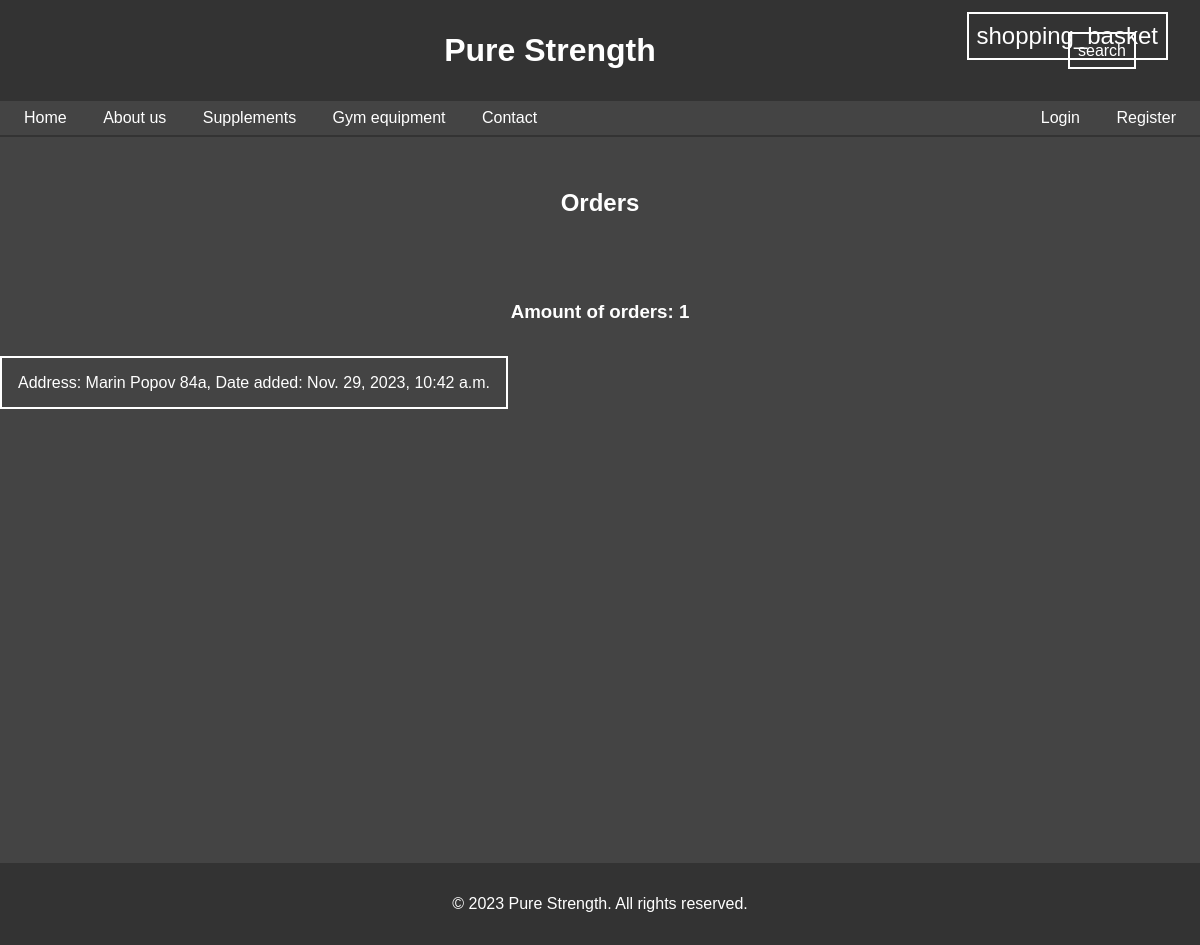
The page /orders_for_delivery/ on the database as committed earlier.
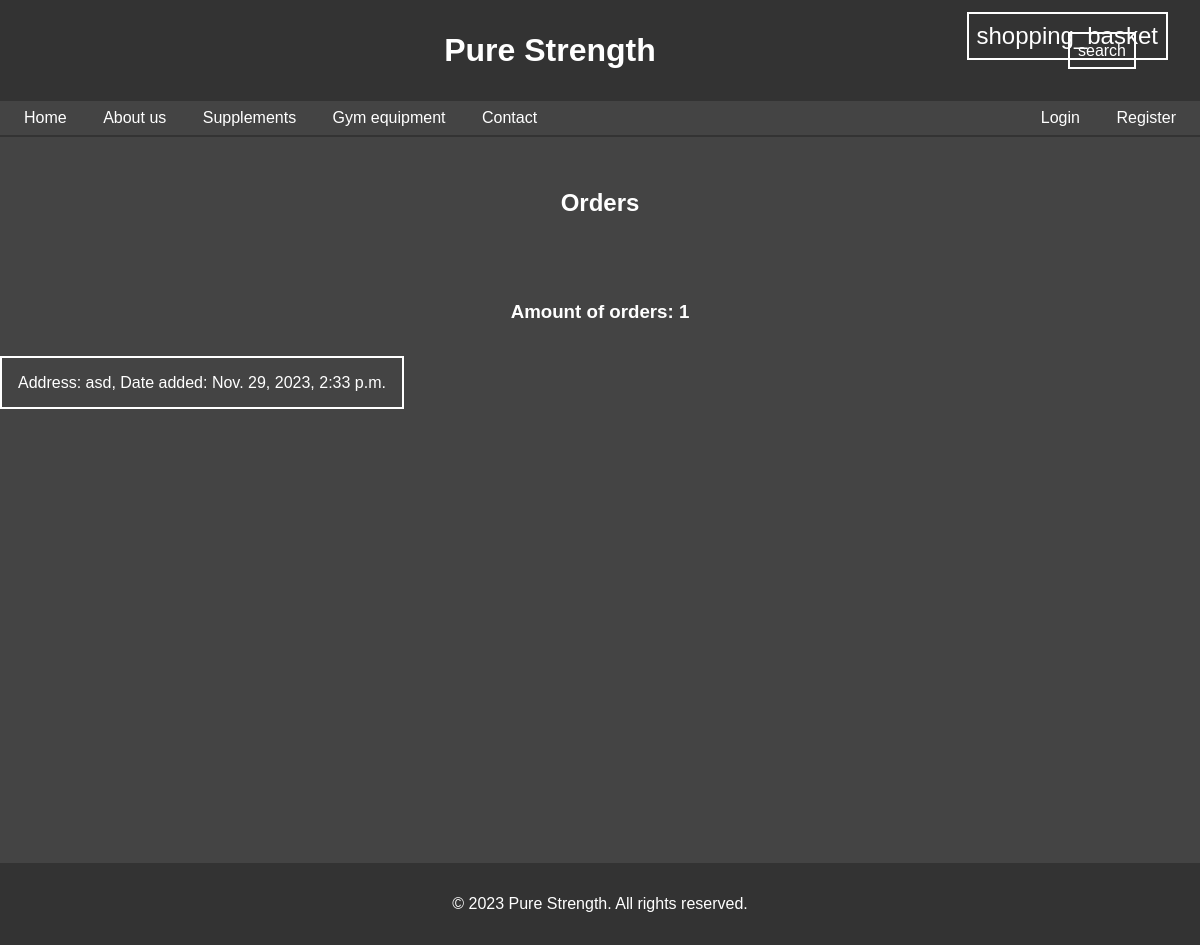
The same page on the database as committed later.
### Fitness_store/fitness_app/models.py (models this page shows, shortened)
class Order(models.Model):
    PENDING = 'Pending'
    DELIVERED = 'Delivered'
    CANCELLED = 'Cancelled'
    STATUS_CHOICES = [
        (PENDING, 'Pending'),
        (DELIVERED, 'Delivered'),
        (CANCELLED, 'Cancelled'),
    ]
    user = models.ForeignKey(FitnessUser, on_delete=models.SET_NULL, blank=True, null=True)
    session_key = models.CharField(max_length=50, null=True, blank=True)
    address = models.CharField(max_length=200, null=True)
    city = models.CharField(max_length=200, null=True)
    region = models.CharField(max_length=200, null=True)
    zipcode = models.CharField(max_length=200, null=True)
    date_added = models.DateTimeField(default=timezone.now)
    status = models.CharField(max_length=20, choices=STATUS_CHOICES, default=PENDING)
    payment = models.CharField(max_length=20, blank=True, null=True)

### Fitness_store/fitness_app/views.py (the view)
# urls.py: path('orders_for_delivery/', orders_for_delivery, name='orders for delivery'),
def orders_for_delivery(request):
    orders = Order.objects.all()
    orders_amount = len(orders)
    return render(request, 'orders_for_delivery.html', {'orders': orders, 'orders_amount': orders_amount})

### Fitness_store/fitness_app/context_processors.py (called while the page is built)
def cart_context(request):
    cart_items = []
    cart_total = 0
    if request.user.is_authenticated:
        cart = Cart.objects.filter(user=request.user).first()
        if cart:
            cart_items = cart.cartitem_set.all()
            cart_total = sum(item.price * item.quantity for item in cart_items)
    elif 'cart_id' in request.session:
        cart_data = Cart.objects.get(id=request.session.get('cart_id')).cartitem_set.all()
        cart_items = cart_data
        cart_total = sum(item.price * item.quantity for item in cart_items)
    search_form = ProductSearchForm
    return {'cart_items': cart_items, 'cart_total': cart_total, 'search_form': search_form}

### templates/orders_for_delivery.html
{% extends 'base.html' %}
{% block content %}
{% load static %}
    {% if orders %}
    <h2 class="orders-heading">Orders</h2>
    <h3 class="orders-heading">Amount of orders: {{ orders_amount }}</h3>
    <div class="orders-container">
    {% for order in orders %}
        <a href="{% url 'order details' order.pk %}" class="single-order">Address: {{ order.address }}, Date added: {{ order.date_added }}</a>
    {% endfor %}
    {% else %}
        <h2 class="orders-heading">No orders</h2>
    {% endif %}
    </div>
{% endblock %}

### templates/base.html (shortened to what this page needs)
{% load static %}
<!DOCTYPE html>
<html lang="en">
<head>
    <link rel="stylesheet" href="{% static 'css/styles.css' %}">
</head>
<body>
    <header>
        <div class="header-container">
        <h1><a href="{% url 'homepage' %}">Pure Strength</a></h1>
        <div class="tools-container">
        <div class="search-bar-container">
        <span class="material-symbols-outlined search-bar">
            <a href="#" onclick="toggleSearchBar()">search</a>
        </span>
        </div>
        <div class="cart-container">
        <span class="material-symbols-outlined cart-icon">
            <a href="#" onclick="toggleCart()">shopping_basket</a>
        </span>
        </div>
        </div>
        </div>
    </header>
    <nav class="navigation">
        <div>
        <a href="{% url 'homepage' %}">Home</a>
        <a href="{% url 'about us' %}">About us</a>
        <a href="{% url 'supplements' %}">Supplements</a>
        <a href="{% url 'gym equipment' %}">Gym equipment</a>
        <a href="{% url 'contacts' %}">Contact</a>
        </div>
        <div>
        {% if request.user.is_authenticated %}
            <a href="{% url 'profile detail' request.user.pk %}">Profile</a>
            <a href="{% url 'logout' %}">Logout</a>
        {% else %}
            <a href="{% url 'login' %}">Login</a>
            <a href="{% url 'register' %}">Register</a>
        {% endif %}
        </div>
    </nav>
    <main>
    {% block content %}
    {% endblock %}
    </main>
    <footer>
        <p>&copy; 2023 Pure Strength. All rights reserved.</p>
    </footer>
</body>
</html>

### static/css/base_styles.css (style rules this page uses)
body { font-family: Arial, sans-serif; margin: 0; padding: 0; display: flex; flex-direction: column; min-height: 100vh; }
header { background-color: #333; color: #fff; text-align: center; padding: 2rem; }
.header-container { display: flex; justify-content: space-between; align-items: center; position: relative; }
.cart-container span { border: 2px solid white; padding: 0.5rem; }
.header-container h1 { margin: 0 auto; }
.material-symbols-outlined { color: white; position: absolute; bottom: 0; right: 0; }
nav { background-color: #444; padding: 0.5rem; border-bottom: 2px solid #333; display: flex; justify-content: space-between; }
nav a { color: #fff; text-decoration: none; padding: 0.5rem 1rem; }
a { color: #fff; text-decoration: none; }
footer { background-color: #333; color: #fff; text-align: center; padding: 1rem; margin-top: auto; }
.material-symbols-outlined { color: white; }
.cart-icon { font-size: 24px; cursor: pointer; color: #fff; }
.search-bar { position: relative; }
.search-bar a { padding: 0; }
.search-bar-container span { border: 2px solid white; padding: 0.5rem; }
.tools-container { display: flex; justify-content: space-between; position: relative; align-items: center; width: 100px; }
main { flex: 1; }

### static/css/single-product_page.css (style rules this page uses)
body { background-color: #444444; }

### static/css/login_page.css (style rules this page uses)
body { background-color: #444444; }

### static/css/profile_details.css (style rules this page uses)
body { background-color: #444444; }

### static/css/orders_for_delivery.css (style rules this page uses)
.single-order { color: #fff; border: 2px solid white; width: 50rem; text-align: center; padding: 1rem; }
.orders-container { min-height: 489px; }
.orders-heading { color: #fff; text-align: center; padding: 2rem; }

### static/css/order_details.css (style rules this page uses)
body { background-color: #444444; }

### static/css/profile_delete.css (style rules this page uses)
body { background-color: #444444; }

### static/css/password_change.css (style rules this page uses)
body { background-color: #444444; }

Rows that differ between the two databases and show on the page:
removed Order: address "Marin Popov 84a", date_added "Nov. 29, 2023, 10:42 a.m."
added Order: address "asd", date_added "Nov. 29, 2023, 2:33 p.m."
